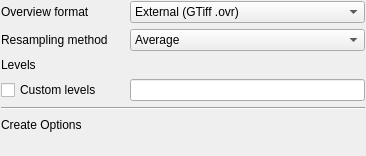
<?xml version="1.0" encoding="UTF-8"?>
<ui version="4.0">
 <class>QgsRasterPyramidsOptionsWidgetBase</class>
 <widget class="QWidget" name="QgsRasterPyramidsOptionsWidgetBase">
  <property name="geometry">
   <rect>
    <x>0</x>
    <y>0</y>
    <width>366</width>
    <height>156</height>
   </rect>
  </property>
  <property name="windowTitle">
   <string>Form</string>
  </property>
  <layout class="QGridLayout" name="gridLayout">
   <property name="margin">
    <number>1</number>
   </property>
   <item row="4" column="2">
    <widget class="QLineEdit" name="lePyramidsLevels">
     <property name="toolTip">
      <string>Insert positive integer values separated by spaces</string>
     </property>
    </widget>
   </item>
   <item row="3" column="2">
    <layout class="QHBoxLayout" name="layoutPyramidsLevels"/>
   </item>
   <item row="1" column="2">
    <widget class="QComboBox" name="cbxPyramidsFormat">
     <property name="sizePolicy">
      <sizepolicy hsizetype="Expanding" vsizetype="Fixed">
       <horstretch>0</horstretch>
       <verstretch>0</verstretch>
      </sizepolicy>
     </property>
     <item>
      <property name="text">
       <string>External (GTiff .ovr)</string>
      </property>
     </item>
     <item>
      <property name="text">
       <string>Internal (if possible)</string>
      </property>
     </item>
     <item>
      <property name="text">
       <string>External (Erdas Imagine .aux)</string>
      </property>
     </item>
    </widget>
   </item>
   <item row="3" column="0">
    <widget class="QLabel" name="label_5">
     <property name="text">
      <string>Levels</string>
     </property>
    </widget>
   </item>
   <item row="8" column="0" colspan="3">
    <widget class="QLabel" name="label_4">
     <property name="text">
      <string>Create Options</string>
     </property>
    </widget>
   </item>
   <item row="4" column="1">
    <spacer name="horizontalSpacer">
     <property name="orientation">
      <enum>Qt::Horizontal</enum>
     </property>
     <property name="sizeType">
      <enum>QSizePolicy::Fixed</enum>
     </property>
     <property name="sizeHint" stdset="0">
      <size>
       <width>10</width>
       <height>20</height>
      </size>
     </property>
    </spacer>
   </item>
   <item row="2" column="0">
    <widget class="QLabel" name="textLabel4_2">
     <property name="text">
      <string>Resampling method</string>
     </property>
    </widget>
   </item>
   <item row="2" column="2">
    <widget class="QComboBox" name="cboResamplingMethod">
     <item>
      <property name="text">
       <string>Average</string>
      </property>
     </item>
     <item>
      <property name="text">
       <string>Nearest Neighbour</string>
      </property>
     </item>
    </widget>
   </item>
   <item row="4" column="0">
    <widget class="QCheckBox" name="cbxPyramidsLevelsCustom">
     <property name="text">
      <string>Custom levels</string>
     </property>
    </widget>
   </item>
   <item row="7" column="0" colspan="3">
    <widget class="Line" name="line">
     <property name="orientation">
      <enum>Qt::Horizontal</enum>
     </property>
    </widget>
   </item>
   <item row="9" column="0" colspan="3">
    <widget class="QgsRasterFormatSaveOptionsWidget" name="mSaveOptionsWidget" native="true"/>
   </item>
   <item row="1" column="0">
    <widget class="QLabel" name="label_2">
     <property name="text">
      <string>Overview format</string>
     </property>
    </widget>
   </item>
  </layout>
 </widget>
 <customwidgets>
  <customwidget>
   <class>QgsRasterFormatSaveOptionsWidget</class>
   <extends>QWidget</extends>
   <header>qgsrasterformatsaveoptionswidget.h</header>
   <container>1</container>
  </customwidget>
 </customwidgets>
 <resources/>
 <connections/>
</ui>
